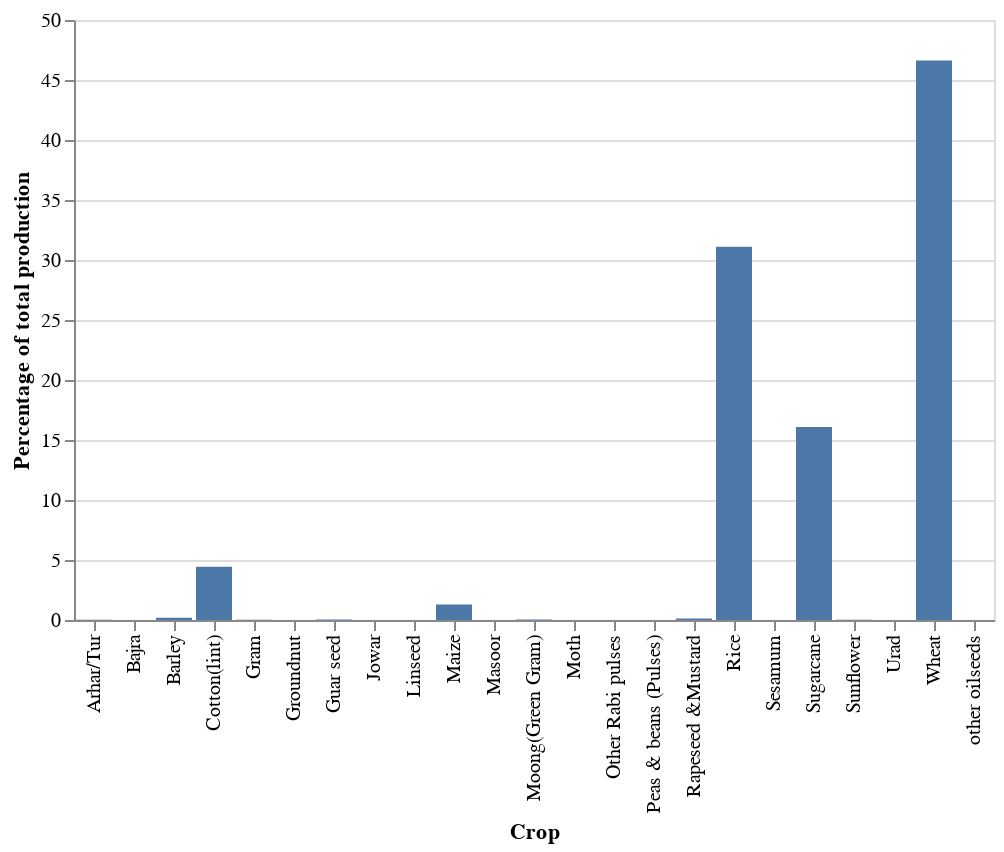

The code cell stored with this chart in its notebook:
### Code cell
##Plotting a bar chart to represent the following information
percentilechart = alt.Chart(percentile_list_crops).mark_bar().encode(
    x='Crop',
    y='Percentage of total production'
)

percentilechart

### Figure 1 — Vega-Lite specification as saved in the notebook (floating-point values rounded to 4 significant figures)
{"$schema": "https://vega.github.io/schema/vega-lite/v4.17.0.json", "config": {"view": {"continuousHeight": 300, "continuousWidth": 400}}, "data": {"name": "data-08d29a34d713ca02775ed0bb40eff320"}, "datasets": {"data-08d29a34d713ca02775ed0bb40eff320": [{"Crop": "Arhar/Tur", "Percentage of total production": 0.01511, "Total Production": 118120}, {"Crop": "Bajra", "Percentage of total production": 0.009993, "Total Production": 78100}, {"Crop": "Barley", "Percentage of total production": 0.1782, "Total Production": 1393000}, {"Crop": "Cotton(lint)", "Percentage of total production": 4.431, "Total Production": 34634200}, {"Crop": "Gram", "Percentage of total production": 0.01245, "Total Production": 97300}, {"Crop": "Groundnut", "Percentage of total production": 0.009788, "Total Production": 76500}, {"Crop": "Guar seed", "Percentage of total production": 0.04731, "Total Production": 369740}, {"Crop": "Jowar", "Percentage of total production": 5.118e-05, "Total Production": 400}, {"Crop": "Linseed", "Percentage of total production": 0.0002175, "Total Production": 1700}, {"Crop": "Maize", "Percentage of total production": 1.299, "Total Production": 10150400}, {"Crop": "Masoor", "Percentage of total production": 0.003964, "Total Production": 30979}, {"Crop": "Moong(Green Gram)", "Percentage of total production": 0.03576, "Total Production": 279490}, {"Crop": "Moth", "Percentage of total production": 0.0002303, "Total Production": 1800}, {"Crop": "Other Rabi pulses", "Percentage of total production": 0.0008061, "Total Production": 6300}, {"Crop": "Peas & beans (Pulses)", "Percentage of total production": 0.006221, "Total Production": 48620}, {"Crop": "Rapeseed &Mustard", "Percentage of total production": 0.1295, "Total Production": 1012100}, {"Crop": "Rice", "Percentage of total production": 31.1, "Total Production": 243042000}, {"Crop": "Sesamum", "Percentage of total production": 0.009137, "Total Production": 71410}, {"Crop": "Sugarcane", "Percentage of total production": 16.08, "Total Production": 125639000}, {"Crop": "Sunflower", "Percentage of total production": 0.01236, "Total Production": 96600}, {"Crop": "Urad", "Percentage of total production": 0.003883, "Total Production": 30350}, {"Crop": "Wheat", "Percentage of total production": 46.62, "Total Production": 364370000}, {"Crop": "other oilseeds", "Percentage of total production": 0.0004222, "Total Production": 3300}]}, "encoding": {"x": {"field": "Crop", "type": "nominal"}, "y": {"field": "Percentage of total production", "type": "quantitative"}}, "mark": "bar"}
